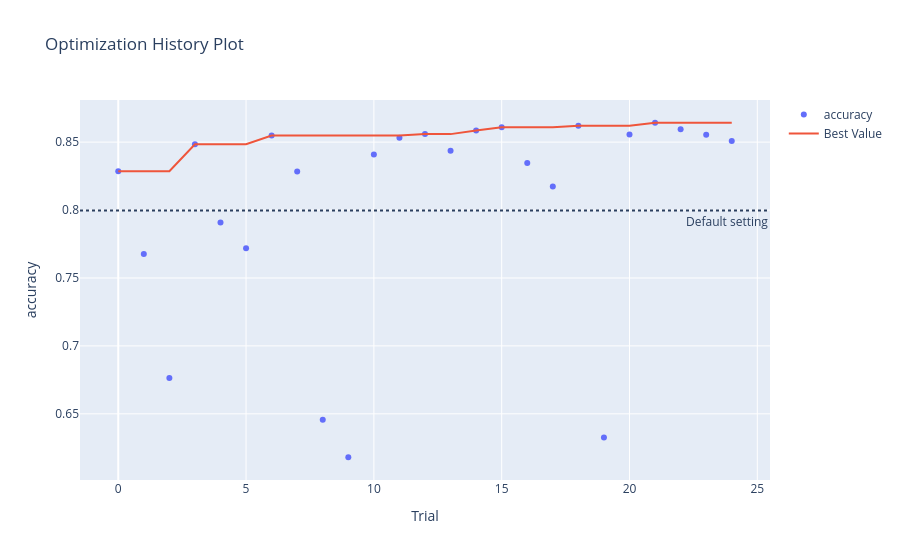

The cell this chart's notebook holds for it:
### Code cell
svm.plot()

### Figure 1 — Plotly figure (JSON) as saved in the notebook; plotly's stock layout.template omitted (floating-point values rounded to 4 significant figures)
{"data": [{"mode": "markers", "name": "accuracy", "type": "scatter", "x": [0, 1, 2, 3, 4, 5, 6, 7, 8, 9, 10, 11, 12, 13, 14, 15, 16, 17, 18, 19, 20, 21, 22, 23, 24], "y": [0.8286, 0.7677, 0.6763, 0.8484, 0.7908, 0.7719, 0.8549, 0.8284, 0.6457, 0.618, 0.8408, 0.8532, 0.8559, 0.8437, 0.8585, 0.8609, 0.8346, 0.8174, 0.8621, 0.6326, 0.8557, 0.8643, 0.8594, 0.8555, 0.8508]}, {"mode": "lines", "name": "Best Value", "type": "scatter", "x": [0, 1, 2, 3, 4, 5, 6, 7, 8, 9, 10, 11, 12, 13, 14, 15, 16, 17, 18, 19, 20, 21, 22, 23, 24], "y": [0.8286, 0.8286, 0.8286, 0.8484, 0.8484, 0.8484, 0.8549, 0.8549, 0.8549, 0.8549, 0.8549, 0.8549, 0.8559, 0.8559, 0.8585, 0.8609, 0.8609, 0.8609, 0.8621, 0.8621, 0.8621, 0.8643, 0.8643, 0.8643, 0.8643]}, {"marker": {"color": "#cccccc"}, "mode": "markers", "name": "Infeasible Trial", "showlegend": false, "type": "scatter", "x": [], "y": []}], "layout": {"annotations": [{"showarrow": false, "text": "Default setting", "x": 1, "xanchor": "right", "xref": "x domain", "y": 0.7996, "yanchor": "top", "yref": "y"}], "shapes": [{"line": {"dash": "dot"}, "type": "line", "x0": 0, "x1": 1, "xref": "x domain", "y0": 0.7996, "y1": 0.7996, "yref": "y"}], "title": {"text": "Optimization History Plot"}, "xaxis": {"title": {"text": "Trial"}}, "yaxis": {"title": {"text": "accuracy"}}}}
